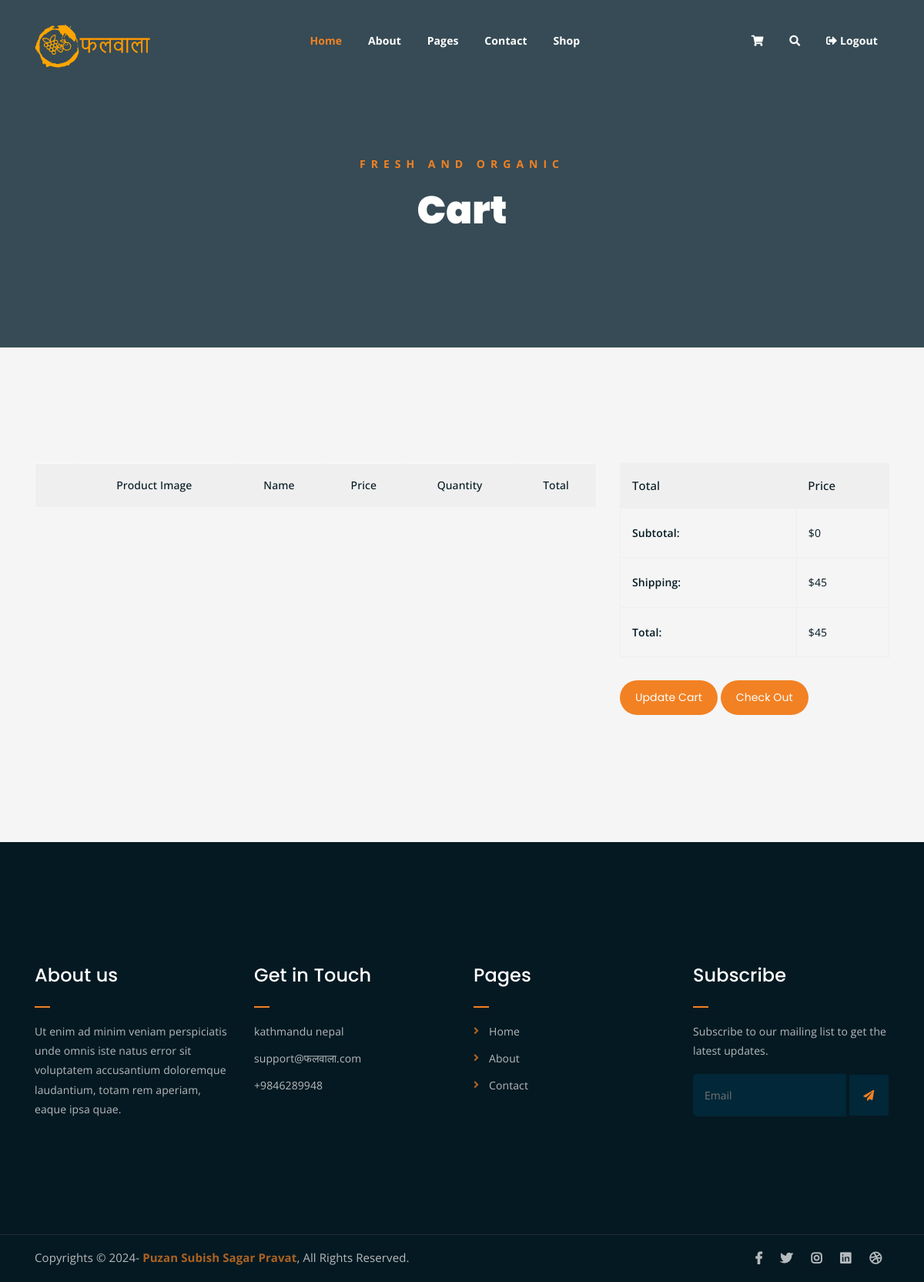
The app's page /cart/ (signed in), older data.
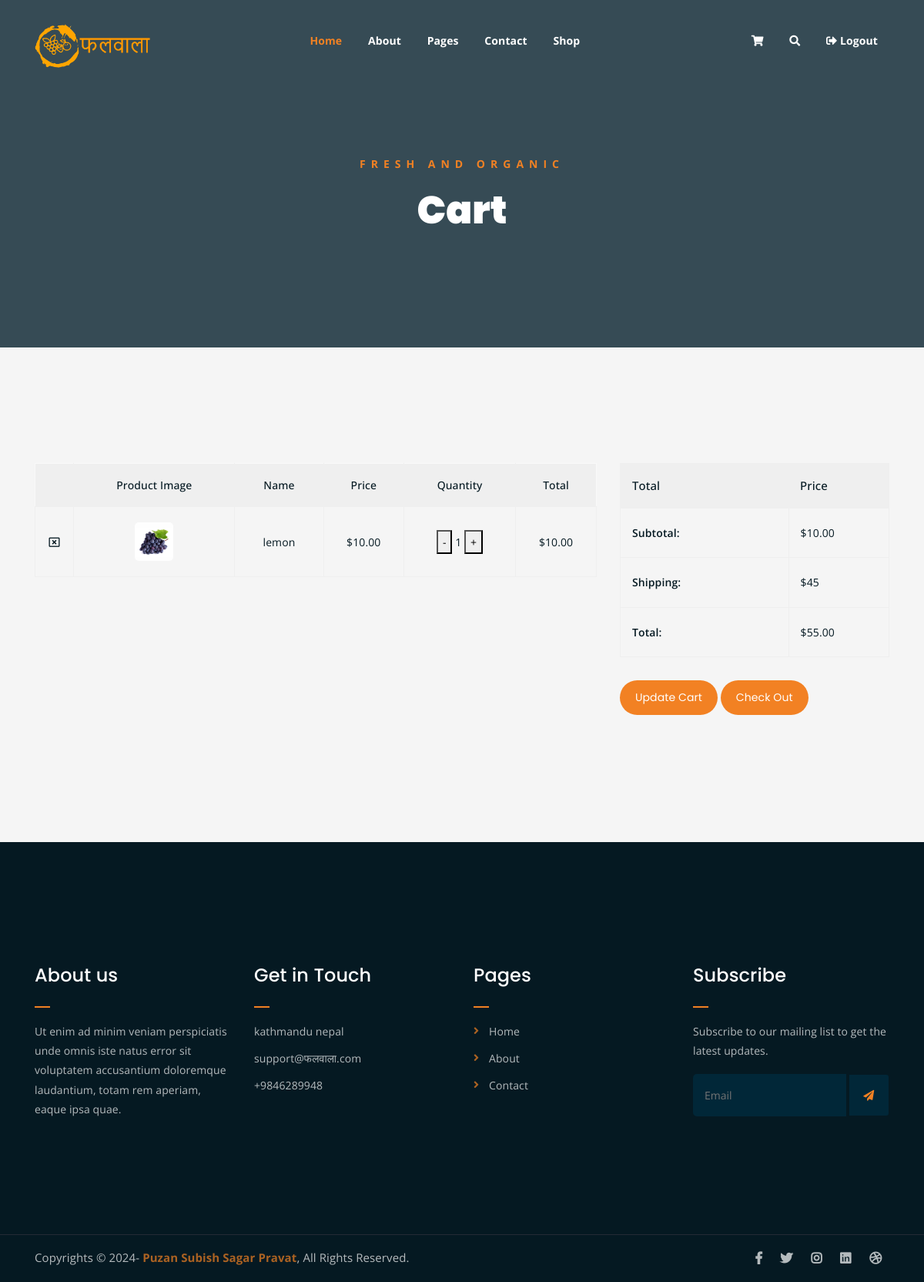
The same page, newer data.
### product/models.py (models this page shows, shortened)
class Order(models.Model):
    user = models.ForeignKey(User, on_delete=models.CASCADE)
    created_at = models.DateTimeField(auto_now_add=True)
    completed = models.BooleanField(default=False)
    is_ordered = models.BooleanField(default=False)
    def get_total(self):
        total = sum(item.get_total() for item in self.items.all())
        return total

class OrderItem(models.Model):
    order = models.ForeignKey(Order, on_delete=models.CASCADE, related_name='items')
    product = models.ForeignKey(Product, on_delete=models.CASCADE)
    quantity = models.PositiveIntegerField(default=1)
    price = models.DecimalField(max_digits=10, decimal_places=2, null=False, blank=False)
    def get_total(self):
        return self.price * self.quantity

class Product(models.Model):
    name = models.CharField(max_length=255)
    description = models.TextField()
    price = models.DecimalField(max_digits=10, decimal_places=2,null=False,blank=False)
    image = models.ImageField(upload_to='product_images/')
    category = models.CharField(max_length=255)

### product/views.py (the view)
# urls.py: path('cart/', views.cart, name='cart'),
@login_required
def cart(request):
    order, created = Order.objects.get_or_create(user=request.user, completed=False)
    total_with_extra = order.get_total() + 45  # Precompute the total with the extra value
    context = {
        'order': order,
        'total_with_extra': total_with_extra
    }
    return render(request, 'cart.html', context)

### product/templates/cart.html (shortened to what this page needs)
{% extends 'index.html' %}
{% load static %}
{% block content %}
<div class="breadcrumb-section breadcrumb-bg">
    <div class="container">
        <div class="row">
            <div class="col-lg-8 offset-lg-2 text-center">
                <div class="breadcrumb-text">
                    <p>Fresh and Organic</p>
                    <h1>Cart</h1>
                </div>
            </div>
        </div>
    </div>
</div>
<div class="cart-section mt-150 mb-150">
    <div class="container">
        <div class="row">
            <div class="col-lg-8 col-md-12">
                <div class="cart-table-wrap">
                    <table class="cart-table">
                        <thead class="cart-table-head">
                            <tr class="table-head-row">
                                <th class="product-remove"></th>
                                <th class="product-image">Product Image</th>
                                <th class="product-name">Name</th>
                                <th class="product-price">Price</th>
                                <th class="product-quantity">Quantity</th>
                                <th class="product-total">Total</th>
                            </tr>
                        </thead>
                        <tbody>
                            {% for item in order.items.all %}
                            <tr class="table-body-row">
                                <td class="product-remove"><a href="{% url 'remove_from_cart' item.id %}"><i class="far fa-window-close"></i></a></td>
                                <td class="product-image"><img src="{{ item.product.image.url }}" alt=""></td>
                                <td class="product-name">{{ item.product.name }}</td>
                                <td class="product-price">${{ item.price }}</td>
                                <td class="product-quantity">
                                    <form action="{% url 'update_quantity' item.id %}" method="POST">
                                        <button type="submit" name="action" value="decrease">-</button>
                                        {{ item.quantity }}
                                        <button type="submit" name="action" value="increase">+</button>
                                    </form>
                                </td>
                                <td class="product-total">${{ item.get_total }}</td>
                            </tr>
                            {% endfor %}
                        </tbody>
                    </table>
                </div>
            </div>
            <div class="col-lg-4">
                <div class="total-section">
                    <table class="total-table">
                        <thead class="total-table-head">
                            <tr class="table-total-row">
                                <th>Total</th>
                                <th>Price</th>
                            </tr>
                        </thead>
                        <tbody>
                            <tr class="total-data">
                                <td><strong>Subtotal: </strong></td>
                                <td>${{ order.get_total }}</td>
                            </tr>
                            <tr class="total-data">
                                <td><strong>Shipping: </strong></td>
                                <td>$45</td>
                            </tr>
                            <tr class="total-data">
                                <td><strong>Total: </strong></td>
                                <td>${{ total_with_extra }}</td>
                            </tr>
                        </tbody>
                    </table>
                    <div class="cart-buttons">
                        <a href="{% url 'cart' %}" class="boxed-btn">Update Cart</a>
                        <a href="{% url 'checkout' %}" class="boxed-btn black">Check Out</a>
                    </div>
                </div>
            </div>
        </div>
    </div>
</div>
{% endblock content %}

### product/templates/index.html (shortened to what this page needs)
<!DOCTYPE html>
{% load static %}
<html lang="en">
<head>
	<link rel="stylesheet" href="assets/css/all.min.css">
	<link rel="stylesheet" href="{% static 'css/all.min.css' %}">
	<link rel="stylesheet" href="assets/bootstrap/css/bootstrap.min.css">
	<link rel="stylesheet" href="{% static 'bootstrap/css/bootstrap.min.css'%}">
	<link rel="stylesheet" href="assets/css/owl.carousel.css">
	<link rel="stylesheet" href="{% static 'css/owl.carousel.css' %} ">
	<link rel="stylesheet" href="assets/css/magnific-popup.css">
	<link rel="stylesheet" href="{% static 'css/magnific-popup.css' %}">
	<link rel="stylesheet" href="assets/css/animate.css">
	<link rel="stylesheet" href="{% static 'css/animate.css' %}">
	<link rel="stylesheet" href="assets/css/meanmenu.min.css">
	<link rel="stylesheet" href="{% static 'css/meanmenu.min.css' %}">
	<link rel="stylesheet" href="assets/css/main.css">
	<link rel="stylesheet" href="{% static 'css/main.css' %}">
	<link rel="stylesheet" href="assets/css/responsive.css">
	<link rel="stylesheet" href="{% static 'css/responsive.css' %}">
</head>
<body>
	<div class="top-header-area" id="sticker">
		<div class="container">
			<div class="row">
				<div class="col-lg-12 col-sm-12 text-center">
					<div class="main-menu-wrap">
						<div class="site-logo">
							<a href="{% url 'index' %}">
								<img src="{% static 'img/logo.png' %}" alt="">
							</a>
						</div>
						<nav class="main-menu">
							<ul>
								<li class="current-list-item"><a href="#">Home</a>
								</li>
								<li><a href="{% url 'about' %}">About</a></li>
								<li><a href="#">Pages</a>
								</li>
								<li><a href="{% url 'contact' %}">Contact</a></li>
								<li><a href="{% url 'shop' %}">Shop</a>
								</li>
								<li>
									<div class="header-icons">
										<a class="shopping-cart" href="{% url 'cart' %}">
											<i class="fas fa-shopping-cart"></i>
										</a>
										<a class="mobile-hide search-bar-icon" href="#">
											<i class="fas fa-search"></i>
										</a>
										{% if user.is_authenticated %}
										<a href="#"
											onclick="event.preventDefault(); document.getElementById('logout-form').submit();">
											<i class="fas fa-sign-out-alt"></i> Logout
										</a>
										{% endif %}
									</div>
								</li>
							</ul>
						</nav>
					</div>
				</div>
			</div>
		</div>
	</div>
	{% block content %}{% endblock content %}
	<div class="footer-area">
		<div class="container">
			<div class="row">
				<div class="col-lg-3 col-md-6">
					<div class="footer-box about-widget">
						<h2 class="widget-title">About us</h2>
						<p>Ut enim ad minim veniam perspiciatis unde omnis iste natus error sit voluptatem accusantium
							doloremque laudantium, totam rem aperiam, eaque ipsa quae.</p>
					</div>
				</div>
				<div class="col-lg-3 col-md-6">
					<div class="footer-box get-in-touch">
						<h2 class="widget-title">Get in Touch</h2>
						<ul>
							<li>kathmandu nepal</li>
							<li>support@फलवाला.com</li>
							<li>+9846289948</li>
						</ul>
					</div>
				</div>
				<div class="col-lg-3 col-md-6">
					<div class="footer-box pages">
						<h2 class="widget-title">Pages</h2>
						<ul>
							<li><a href="{% url 'index' %}">Home</a></li>
							<li><a href="{% url 'about' %}">About</a></li>
							<li><a href="{% url 'contact' %}">Contact</a></li>
						</ul>
					</div>
				</div>
				<div class="col-lg-3 col-md-6">
					<div class="footer-box subscribe">
						<h2 class="widget-title">Subscribe</h2>
						<p>Subscribe to our mailing list to get the latest updates.</p>
						<form action="{% url 'index' %}">
							<input type="email" placeholder="Email">
							<button type="submit"><i class="fas fa-paper-plane"></i></button>
						</form>
					</div>
				</div>
			</div>
		</div>
	</div>
	<div class="copyright">
		<div class="container">
			<div class="row">
				<div class="col-lg-6 col-md-12">
					<p>Copyrights &copy; 2024- <a href="{% url 'index' %}">Puzan Subish Sagar Pravat</a>, All Rights
						Reserved.<br>
					</p>
				</div>
				<div class="col-lg-6 text-right col-md-12">
					<div class="social-icons">
						<ul>
							<li><a href="#" target="_blank"><i class="fab fa-facebook-f"></i></a></li>
							<li><a href="#" target="_blank"><i class="fab fa-twitter"></i></a></li>
							<li><a href="#" target="_blank"><i class="fab fa-instagram"></i></a></li>
							<li><a href="#" target="_blank"><i class="fab fa-linkedin"></i></a></li>
							<li><a href="#" target="_blank"><i class="fab fa-dribbble"></i></a></li>
						</ul>
					</div>
				</div>
			</div>
		</div>
	</div>
</body>
</html>

### fruitkha-1.0.0/help-documentation/css/main.css (style rules this page uses)
body { font: 14px 'Open Sans', sans-serif; font-weight: normal; font-style: normal; line-height: 23px; color: #444; background-color:#f5f5f5; padding:0px; margin:0px; }
a, .btn { -webkit-transition: all 0.3s ease-out 0s; -moz-transition: all 0.3s ease-out 0s; -ms-transition: all 0.3s ease-out 0s; -o-transition: all 0.3s ease-out 0s; transition: all 0.3s ease-out 0s; }
a { outline: medium none !important; color: #727272; }
h1, h2, h3, h4, h5, h6 { font-family: 'Roboto', sans-serif; font-weight: normal; color: #272727; }
h1 { font-size: 40px; line-height: 40px; margin-bottom: 20px; font-style: normal; font-weight: 300; }
h2 { font-size: 35px; line-height: 35px; margin-bottom: 20px; font-style: normal; font-weight: 300; }
.h1, .h2, .h3, h1, h2, h3, h4 { margin-top: 0; }
ul { list-style-type: none; }
strong { font-weight:600; }
.container { width:100%; }

### product/static/css/responsive.css (style rules this page uses)
@media only screen and (min-width: 992px) and (max-width: 1200px) { .cart-buttons a:first-child { margin-right: 0; margin-bottom: 15px; } }

Row changes from the older to the newer data that the page shows:
no longer on this page (row edited): Order: get_total "0"
added OrderItem: product.image (picture), product.name "lemon", price "10.00", quantity "1", get_total "10.00"
added Order: get_total "10.00"
Text that changed along with them:
{{ total_with_extra }}: "45" → "55.00"
